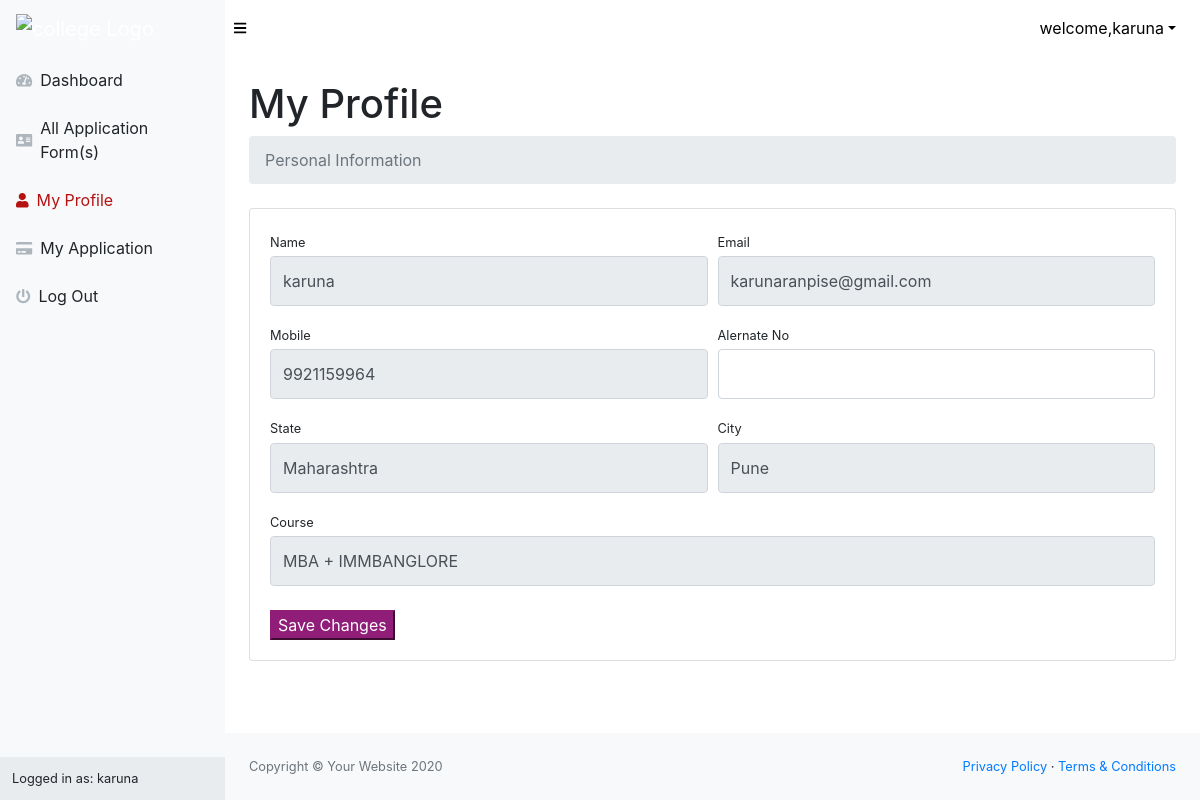
The app's page /profile.php (signed in) with its own data.
### tables this page shows
CREATE TABLE `user` (
  `userid` int(11) NOT NULL,
  `name` varchar(50) NOT NULL,
  `email` varchar(50) NOT NULL,
  `mobile` varchar(50) NOT NULL,
  `AlNo` varchar(50) DEFAULT NULL,
  `password` varchar(50) NOT NULL,
  `state` varchar(50) NOT NULL,
  `city` varchar(50) NOT NULL,
  `course` varchar(50) NOT NULL,
  `status` varchar(50) NOT NULL,
  `created` datetime NOT NULL
);

### profile.php (the view, shortened to what this page needs)
<?php
include('conn.php');
?>
<!DOCTYPE html>
<html lang="en">
    <head>
        <link href="css/styles.css" rel="stylesheet" />
        <link href="https://cdn.datatables.net/1.10.20/css/dataTables.bootstrap4.min.css" rel="stylesheet" />
    </head>
    <body class="sb-nav-fixed">
        <?php include 'header.php'?>
        <div id="layoutSidenav">
           <?php include 'sidevar.php'?>
            <div id="layoutSidenav_content">
                <main>
                    <div class="container-fluid">
                        <h1 class="mt-4">My Profile</h1>
                        <ol class="breadcrumb mb-4">
                            <li class="breadcrumb-item active">Personal Information</li>
                        </ol>
                                                  <?php
$login_session=$_SESSION['email'];
$query=mysqli_query($conn,"SELECT * FROM user where email='$login_session'")or die(mysqli_error());
$row=mysqli_fetch_array($query);
  ?>
                        <div class="card mb-4">
                             <div class="card-body">
                                        <form method="post" action="#" >
                                            <div class="form-row">
                                                <div class="col-md-6">
                                                    <div class="form-group">
                                                        <label class="small mb-1" for="inputFirstName"> Name</label>
                                                        <input class="form-control py-4"  type="text" name="name" value="<?php echo $row['name']; ?>" readonly/>
                                                    </div>
                                                </div>
                                                <div class="col-md-6">
                                                    <div class="form-group">
                                                        <label class="small mb-1" >Email</label>
                                                        <input class="form-control py-4"  type="text" name="email" value="<?php echo $row['email']; ?>" readonly/>
                                                    </div>
                                                </div>
                                            </div>
                                             <div class="form-row">
                                                <div class="col-md-6">
                                                    <div class="form-group">
                                                        <label class="small mb-1" > Mobile</label>
                                                        <input class="form-control py-4"  type="text" name="mobile" value="<?php echo $row['mobile']; ?>" readonly />
                                                    </div>
                                                </div>
                                                <div class="col-md-6">
                                                    <div class="form-group">
                                                        <label class="small mb-1" for="inputLastName">Alernate No</label>
                                                        <input class="form-control py-4" id="inputLastName" type="text" name="Alno" value="<?php echo $row['AlNo']; ?>"  />
                                                    </div>
                                                </div>
                                            </div>
                                            <div class="form-row">
                                                <div class="col-md-6">
                                                    <div class="form-group">
                                                        <label class="small mb-1" for="inputPassword">State</label>
                                                        <input class="form-control py-4" id="inputPassword" type="text" name="state" value="<?php echo $row['state']; ?>" readonly/>
                                                    </div>
                                                </div>
                                                <div class="col-md-6">
                                                    <div class="form-group">
                                                        <label class="small mb-1" for="inputConfirmPassword">City</label>
                                                        <input class="form-control py-4" id="inputConfirmPassword" type="text" name="city" value="<?php echo $row['city']; ?>" readonly/>
                                                    </div>
                                                </div>
                                            </div>
                                            <div class="form-group">
                                                <label class="small mb-1" for="inputEmailAddress">Course</label>
                                                <input class="form-control py-4" id="inputEmailAddress" type="text" aria-describedby="emailHelp" name="course" value="<?php echo $row['course']; ?>" readonly/>
                                            </div>
                                            <div class="form-group mt-4 mb-0"><button type="submit" name="submit" value="Update Now" id="submit" class="button" style="
    color: white;
    background: #901d78;
    border-color: #901d78;
">Save Changes</button></div>
                                        </form>
                                    </div>
                        </div>
                    </div>
                </main>
                <footer class="py-4 bg-light mt-auto">
                    <div class="container-fluid">
                        <div class="d-flex align-items-center justify-content-between small">
                            <div class="text-muted">Copyright &copy; Your Website 2020</div>
                            <div>
                                <a href="#">Privacy Policy</a>
                                &middot;
                                <a href="#">Terms &amp; Conditions</a>
                            </div>
                        </div>
                    </div>
                </footer>
            </div>
        </div>
    </body>
</html>

### header.php (shortened to what this page needs)
 <?php
include('conn.php');
$login_session=$_SESSION['email'];
?>
 <nav class="sb-topnav navbar navbar-expand navbar-dark ">
            <a class="navbar-brand" href="home.php"><img alt="college Logo" src="https://new-delhi-institute-of-management-delhi.topbschoolsinindia.in/images/NDIM-logo190x70.webp" style="
    height: 66px;width:100%
"></a>
            <button class="btn btn-link btn-sm order-1 order-lg-0" id="sidebarToggle" href="#" style="
    color: black;
"><i class="fas fa-bars"></i></button>
            <ul class="navbar-nav ml-auto ml-md-0">
                <li class="nav-item dropdown">
                    <a class="nav-link dropdown-toggle" id="userDropdown" href="#" role="button" data-toggle="dropdown" aria-haspopup="true" aria-expanded="false" style="
    color: black;
">
     <?php
$query=mysqli_query($conn,"SELECT * FROM user where email='$login_session'")or die(mysqli_error());
$row=mysqli_fetch_array($query);
echo "welcome" .",".$row['name']?>
</a>
                </li>
            </ul>
        </nav>

### sidevar.php
<div id="layoutSidenav_nav">
               <nav class="sb-sidenav accordion sb-sidenav-light" id="sidenavAccordion">
                   <div class="sb-sidenav-menu">
                       <div class="nav">
                            <a class="nav-link" href="home.php">
                               <div class="sb-nav-link-icon"><i class="fas fa-tachometer-alt"></i></div>
                               Dashboard
                           </a>
                           <a class="nav-link" href="home.php">
                               <div class="sb-nav-link-icon"><i class="fas fa-address-card "></i></div>
                               All Application Form(s)
                           </a>
                           <a class="nav-link" href="profile.php">
                               <div class="sb-nav-link-icon"><i class="fas fa-user"></i></div>
                               My Profile
                           </a>
                            <a class="nav-link" href="payment.php">
                               <div class="sb-nav-link-icon"><i class="fas fa-credit-card"></i></div>
                               My Application
                           </a>
                            <a class="nav-link" href="logout.php">
                               <div class="sb-nav-link-icon"><i class="fas fa-power-off "></i></div>
                              Log Out
                           </a>
                       </div>
                   </div>
                   <div class="sb-sidenav-footer">
                       <?php
                           $login_session=$_SESSION['email'];
                           $query=mysqli_query($conn,"SELECT * FROM user where email='$login_session'")or die(mysqli_error());
                           $row=mysqli_fetch_array($query);
                       ?>
                       <div class="small">Logged in as:&nbsp;<?php echo $row['name']; ?></div>
                   </div>
               </nav>
           </div>

### records on screen
user: name "karuna", email "karunaranpise@gmail.com", mobile "9921159964", state "Maharashtra", city "Pune", course "MBA + IMMBANGLORE"
